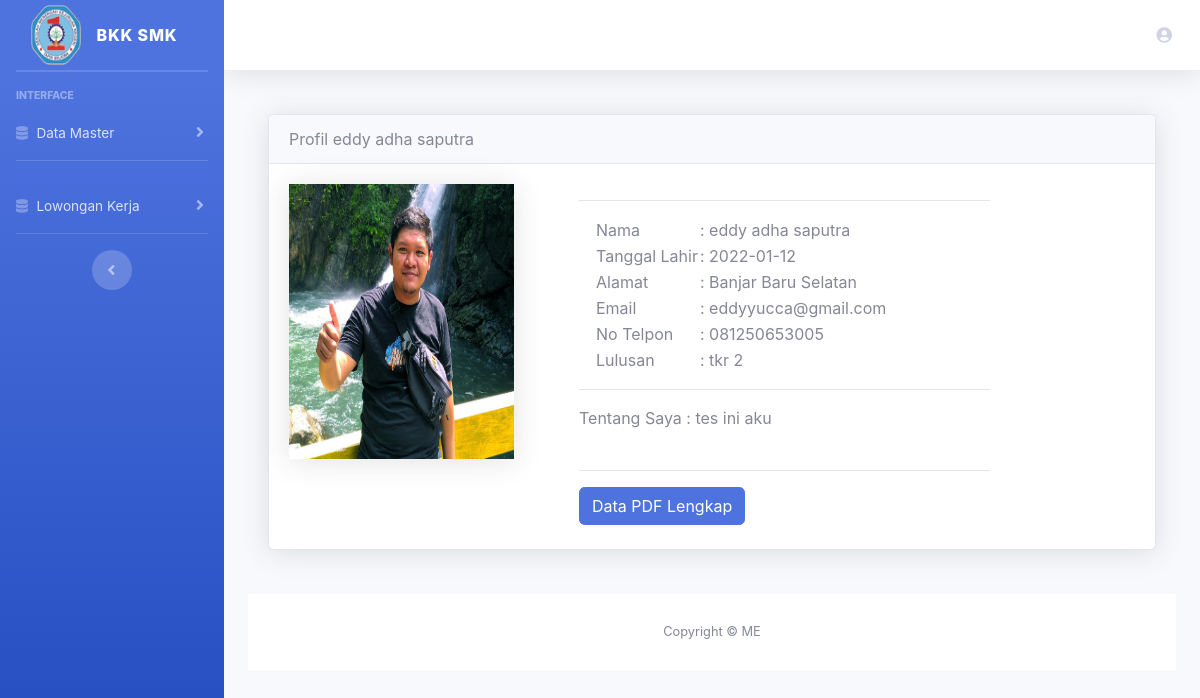
Page /admin/lihat_pelamar/081250653005 on the committed database.
### tables this page shows
CREATE TABLE `alumni` (
  `id_alumni` int(11) NOT NULL,
  `nama_alumni` varchar(255) NOT NULL,
  `jurusan_smk` varchar(20) NOT NULL,
  `pendidikan_t` varchar(255) NOT NULL,
  `tgl_lahir` varchar(50) NOT NULL,
  `alamat` varchar(255) NOT NULL,
  `telpon` varchar(20) NOT NULL,
  `agama` varchar(30) NOT NULL,
  `foto_profil` text NOT NULL,
  `email` varchar(255) NOT NULL,
  `tentang_saya` varchar(255) NOT NULL,
  `data_pdf` text NOT NULL
);

CREATE TABLE `jurusan` (
  `id_jurusan` int(11) NOT NULL,
  `nama_jurusan` varchar(100) NOT NULL
);

### application/controllers/Admin.php (called while the page is built, shortened)
<?php
class Admin extends CI_Controller
{
    public function __construct()
    {
        $this->load->library('form_validation');
        $this->load->model('lowongan_m');
        $this->load->model('jurusan_m');
        $this->load->model('alumni_m');
    }
    public function lihat_pelamar($telpon)
    {
        $data['judul'] = 'Alumni';
        $data['nama'] = $this->session->userdata('nama_alumni');
        $data['data'] = $this->alumni_m->get_row_alumni($telpon);
        $this->load->view('template/header', $data);
        $this->load->view('admin/lowongan/lihat_pelamar', $data);
        $this->load->view('template/footer');
    }
}

### index.php (called while the page is built, shortened)
<?php
require_once BASEPATH.'core/CodeIgniter.php';

### application/models/Alumni_m.php (called while the page is built, shortened)
<?php
class Alumni_m extends CI_Model
{
    public function get_row_alumni($telpon)
    {
        $this->db->where('telpon', $telpon);
        $this->db->join('jurusan', 'jurusan.id_jurusan = alumni.jurusan_smk');
        return $this->db->get('alumni')->row();
    }
}

### application/views/admin/lowongan/lihat_pelamar.php (the view, shortened to what this page needs)
<div class="container-fluid">
    <div class="card-body">
        <div class="card shadow mb-4">
            <div class="card-header">
                Profil <?= $data->nama_alumni ?>
            </div>
            <div class="card-body">
                <div class="row">
                    <div class="col-4">
                        <img class="shadow" <?php
                                            if ($data->foto_profil == false) { ?> src="<?= base_url('assets/images/default.png') ?>" <?php
                                                                                                                                    } else {
                                                                                                                                        ?> src="<?= base_url('assets/foto_profil/' . $data->foto_profil) ?>" <?php
                                                                                                                                                                                                            } ?> "
                              alt=" Sarana" class="card-img-top" data-holder-rendered="true" style="height: 275px; width: 225px; display: block;">
                    </div>
                    <div class="col-6">
                        <hr>
                        <table class="mt-2 ml-3">
                            <tr>
                                <td> Nama</td>
                                <td>: <?= $data->nama_alumni ?> </td>
                            </tr>
                            <tr>
                                <td> Tanggal Lahir </td>
                                <td>: <?= $data->tgl_lahir ?> </td>
                            </tr>
                            <tr>
                                <td> Alamat </td>
                                <td>: <?= $data->alamat ?> </td>
                            </tr>
                            <tr>
                                <td> Email </td>
                                <td>: <?= $data->email ?> </td>
                            </tr>
                            <tr>
                                <td> No Telpon </td>
                                <td>: <?= $data->telpon ?> </td>
                            </tr>
                            <tr>
                                <td> Lulusan</td>
                                <td>: <?= $data->nama_jurusan ?> </td>
                            </tr>
                        </table>
                        <hr>
                        <tr>
                            <td>Tentang Saya</td>
                            <td>: <?= $data->tentang_saya ?> </td>
                        </tr>
                        <br>
                        <br>
                        <hr>
                        <a class="btn btn-primary mb-1" href="<?= base_url('./assets/file/' . $data->data_pdf) ?>">Data PDF Lengkap</a>
                    </div>
                </div>
            </div>
        </div>
    </div>

### rows in the picture
alumni: nama_alumni "eddy adha saputra", foto_profil (picture), tgl_lahir "2022-01-12", alamat "Banjar Baru Selatan", email "eddyyucca@gmail.com", telpon "081250653005", jurusan.nama_jurusan "tkr 2", tentang_saya "tes ini aku"
